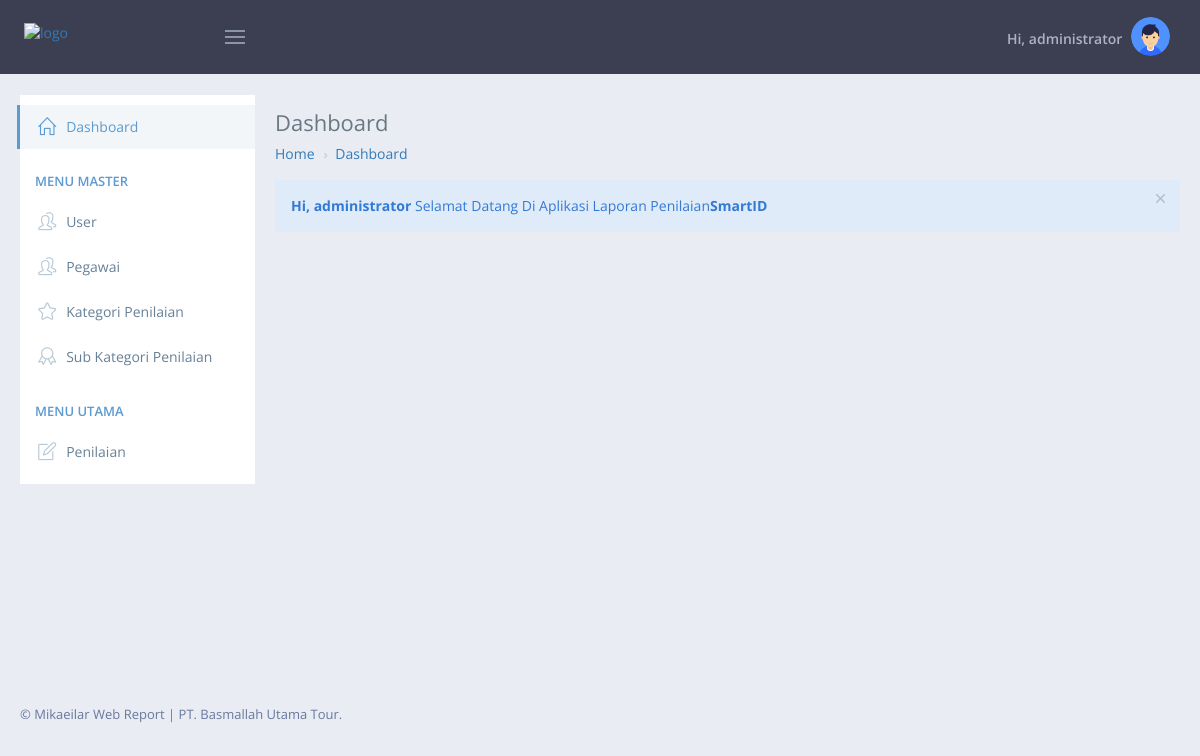
The page /dashboard (signed in) on the database its author committed.
### tables this page shows
CREATE TABLE `menu`  (
  `id_menu` int NOT NULL AUTO_INCREMENT,
  `nama` varchar(255) NULL DEFAULT NULL,
  `link` varchar(255) NULL DEFAULT NULL,
  `parent` int NULL DEFAULT NULL,
  `icon` varchar(255) NULL DEFAULT NULL,
  `tipe` int NULL DEFAULT NULL COMMENT '1 = dashboard || 2 = general || 3 = setting || 4 = SKP',
  `status` enum('Y','N') NOT NULL,
  PRIMARY KEY (`id_menu`) USING BTREE
);

### application/libraries/Templates.php (called while the page is built, shortened)
<?php
class Templates {
    function __construct() {
        $this->CI =& get_instance();
        $this->CI->load->model('m_login', 'bro');
    }
    function display($template=NULL, $data = NULL) {
        if($template!=NULL)
        $user_login = $this->CI->session->userdata('user_login');
        $data['menu'] = $this->generate_menu($user_login);
        $data['_content']   = $this->CI->load->view($template, $data, TRUE);
        $data['_header']    = $this->CI->load->view('template/header', $data, TRUE);
        $data['_footer']    = $this->CI->load->view('template/footer', $data, TRUE);
        $data['_sidebar']   = $this->CI->load->view('template/sidebar', $data, TRUE);
        $this->CI->load->view('template/template', $data);
    }
    function generate_menu($user_login)
    {
        $data_menu = $this->CI->db->get('menu')->result();
        $data = array();
        foreach ($data_menu as $key => $c) {
            if($user_login->terdaftar){
                if($c->link != 'registrasi'){
                    $data[$c->tipe][] = $c;
                }
                $c->disabled = false;
            }else{
                $c->disabled = true;
                $data[$c->tipe][] = $c;
            }
        }
        return $data;
    }
}
?>

### modules/dashboard/controllers/Dashboard.php (called while the page is built, shortened)
<?php
class Dashboard extends ADMIN_Controller
{
    public function __construct()
    {
        parent::__construct();
    }
    public function index()
    {
        $this->templates->display('dashboard/index', @$data);
    }
}

### index.php (called while the page is built, shortened)
<?php
define('ENVIRONMENT',isset($_SERVER['CI_ENV'])?$_SERVER['CI_ENV']:'production');switch(ENVIRONMENT){case 'development':error_reporting(-1);ini_set('display_errors',1);break;case 'testing':case 'production':ini_set('display_errors',0);if(version_compare(PHP_VERSION,'5.3','>=')){error_reporting(E_ALL&~E_NOTICE&~E_DEPRECATED&~E_STRICT&~E_USER_NOTICE&~E_USER_DEPRECATED);}else {error_reporting(E_ALL&~E_NOTICE&~E_STRICT&~E_USER_NOTICE);}break;default:header('HTTP/1.1 503 Service Unavailable.',TRUE,503);echo 'The application environment is not set correctly.';exit(1);}$system_path='system';$application_folder='application';$view_folder='';if(defined('STDIN')){chdir(dirname(__FILE__));}if(($_temp=realpath($system_path))!==FALSE){$system_path=$_temp.'/';}else {$system_path=rtrim($system_path,'/').'/';}if(!is_dir($system_path)){header('HTTP/1.1 503 Service Unavailable.',TRUE,503);echo 'Your system folder path does not appear to be set correctly. Please open the following file and correct this: '.pathinfo(__FILE__,PATHINFO_BASENAME);exit(3);}define('SELF',pathinfo(__FILE__,PATHINFO_BASENAME));define('BASEPATH',str_replace('\\','/',$system_path));define('FCPATH',dirname(__FILE__).'/');define('SYSDIR',trim(strrchr(trim(BASEPATH,'/'),'/'),'/'));if(is_dir($application_folder)){if(($_temp=realpath($application_folder))!==FALSE){$application_folder=$_temp;}define('APPPATH',$application_folder.DIRECTORY_SEPARATOR);}else {if(!is_dir(BASEPATH.$application_folder.DIRECTORY_SEPARATOR)){header('HTTP/1.1 503 Service Unavailable.',TRUE,503);echo 'Your application folder path does not appear to be set correctly. Please open the following file and correct this: '.SELF;exit(3);}define('APPPATH',BASEPATH.$application_folder.DIRECTORY_SEPARATOR);}if(!is_dir($view_folder)){if(!empty($view_folder)&&is_dir(APPPATH.$view_folder.DIRECTORY_SEPARATOR)){$view_folder=APPPATH.$view_folder;}elseif(!is_dir(APPPATH.'views'.DIRECTORY_SEPARATOR)){header('HTTP/1.1 503 Service Unavailable.',TRUE,503);echo 'Your view folder path does not appear to be set correctly. Please open the following file and correct this: '.SELF;exit(3);}else {$view_folder=APPPATH.'views';}}if(($_temp=realpath($view_folder))!==FALSE){$view_folder=$_temp.DIRECTORY_SEPARATOR;}else {$view_folder=rtrim($view_folder,'/\\').DIRECTORY_SEPARATOR;}define('VIEWPATH',$view_folder);require_once BASEPATH.'core/CodeIgniter.php';

### application/core/ADMIN_Controller.php (called while the page is built, shortened)
<?php
class ADMIN_Controller extends CI_Controller
{
    public function __construct()
    {
        $uri = $this->uri->segment(1);
        $this->db->where('link', $uri);
        $menu = $this->db->get('menu', 1)->row();
    }
}

### application/views/template/template.php (the view, shortened to what this page needs)
<!DOCTYPE html>
<html lang="en">
    <head>
        <link href="<?=base_url()?>assets/template/assets/global/plugins/font-awesome/css/font-awesome.min.css" rel="stylesheet" type="text/css" />
        <link href="<?=base_url()?>assets/template/assets/global/plugins/simple-line-icons/simple-line-icons.min.css" rel="stylesheet" type="text/css" />
        <link href="<?=base_url()?>assets/template/assets/global/plugins/bootstrap/css/bootstrap.min.css" rel="stylesheet" type="text/css" />
        <link href="<?=base_url()?>assets/template/assets/global/plugins/uniform/css/uniform.default.css" rel="stylesheet" type="text/css" />
        <link href="<?=base_url()?>assets/template/assets/global/plugins/bootstrap-switch/css/bootstrap-switch.min.css" rel="stylesheet" type="text/css" />
        <link href="<?=base_url()?>assets/template/assets/global/plugins/bootstrap-daterangepicker/daterangepicker.min.css" rel="stylesheet" type="text/css" />
        <link href="<?=base_url()?>assets/template/assets/global/plugins/bootstrap-datepicker/css/bootstrap-datepicker3.min.css" rel="stylesheet" type="text/css" />
        <link href="<?=base_url()?>assets/template/assets/global/plugins/bootstrap-timepicker/css/bootstrap-timepicker.min.css" rel="stylesheet" type="text/css" />
        <link href="<?=base_url()?>assets/template/assets/global/plugins/bootstrap-datetimepicker/css/bootstrap-datetimepicker.min.css" rel="stylesheet" type="text/css" />
        <link href="<?=base_url()?>assets/template/assets/global/plugins/datatables/plugins/bootstrap/datatables.bootstrap.css" rel="stylesheet" type="text/css" />
        <link href="<?=base_url()?>assets/template/assets/global/plugins/select2/css/select2.min.css" rel="stylesheet" type="text/css" />
        <link href="<?=base_url()?>assets/template/assets/global/plugins/select2/css/select2-bootstrap.min.css" rel="stylesheet" type="text/css" />
        <link href="<?=base_url()?>assets/template/assets/global/plugins/bootstrap-switch/css/bootstrap-switch.min.css" rel="stylesheet" type="text/css" />
        <link href="<?=base_url()?>assets/template/assets/global/plugins/bootstrap-select/css/bootstrap-select.min.css" rel="stylesheet" type="text/css" />
        <link href="<?=base_url()?>assets/template/assets/global/plugins/jquery-multi-select/css/multi-select.css" rel="stylesheet" type="text/css" />
        <link href="<?=base_url()?>assets/bootstrap-fileinput/bootstrap-fileinput.css" rel="stylesheet" type="text/css" />
        <link href="<?=base_url()?>assets/template/assets/global/plugins/bootstrap-switch/css/bootstrap-switch.min.css" rel="stylesheet" type="text/css" />
        <link href="<?=base_url()?>assets/template/assets/global/plugins/bootstrap-touchspin/bootstrap.touchspin.css" rel="stylesheet" type="text/css" />
        <link href="<?=base_url()?>assets/template/assets/global/css/components.min.css" rel="stylesheet" id="style_components" type="text/css" />
        <link href="<?=base_url()?>assets/template/assets/global/css/plugins.min.css" rel="stylesheet" type="text/css" />
        <link href="<?=base_url()?>assets/template/assets/layouts/layout4/css/layout.min.css" rel="stylesheet" type="text/css" />
        <link href="<?=base_url()?>assets/template/assets/layouts/layout4/css/themes/default.min.css" rel="stylesheet" type="text/css" id="style_color" />
        <link href="<?=base_url()?>assets/template/assets/layouts/layout4/css/custom.min.css" rel="stylesheet" type="text/css" />
        <link href="<?=base_url()?>assets/template/style.css" rel="stylesheet" type="text/css" />
    </head>
    <body class="page-container-bg-solid page-header-fixed page-sidebar-closed-hide-logo" style="overflow-x: hidden;">
        <?=$_header?>
        <div class="page-container">
            <?=$_sidebar?>
            <div class="page-content-wrapper">
                <div class="page-content">
                    <div class="page-head">
                        <div class="page-title">
                            <h1><?=$this->title?></h1>
                        </div>
                    </div>
                    <ul class="page-breadcrumb breadcrumb">
                        <li>
                            <a href="<?=site_url()?>">Home</a>
                        </li>
                        <?php if ($this->uri->segment(1) !=''): ?>
                        <li>
                            <i class="fa fa-chevron-right"></i>
                            <a href="<?=site_url($this->uri->segment(1))?>"><?=ucwords(str_replace('_', ' ', $this->title))?></a>
                        </li>
                        <?php endif ?>
                    </ul>
                    <div class="row">
                        <div class="col-md-12">
                        </div>
                    </div>
                    <?=$_content?>
                </div>
            </div>
        </div>
        <?=$_footer?>
    </body>
</html>

### application/views/template/sidebar.php
<div class="page-sidebar-wrapper">
    <div class="page-sidebar navbar-collapse collapse" style="position: fixed;">
        <ul class="page-sidebar-menu" data-keep-expanded="false" data-auto-scroll="true" data-slide-speed="200">
            <?php foreach ($menu as $key => $c): ?>
                <?php if ($key == 2): ?>
                <li class="heading">
                    <h3 class="uppercase">Menu Master</h3>
                </li>
                <?php endif ?>
                <?php if ($key == 3): ?>
                <li class="heading">
                    <h3 class="uppercase">Menu Utama</h3>
                </li>
                <?php endif ?>
                <?php  foreach ($c as $keys => $s): $active = '';?>
                    <?php
                        $url = site_url($s->link);
                        if ($this->uri->segment(1) == $s->link || $this->uri->segment(1).'/'.$this->uri->segment(2) == $s->link):
                            $active = 'active';
                        endif
                    ?>
                    <li class="nav-item start <?=$active. @$parent?>">
                        <a href="<?= $url ?>" class="nav-link">
                            <i class="<?=$s->icon?>"></i>
                            <span class="title"><?=$s->nama?></span>
                        </a>
                    </li>
                <?php endforeach ?>
            <?php endforeach ?>
        </ul>
    </div>
</div>

### rows shown on the page
menu: nama "Dashboard"
menu: nama "User"
menu: nama "Pegawai"
menu: nama "Kategori Penilaian"
menu: nama "Sub Kategori Penilaian"
menu: nama "Penilaian"

### other values the page prints
$this->user->nama_lengkap "administrator"
